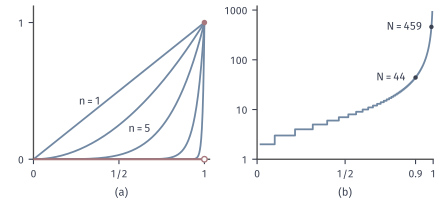

Write the Python code that produced this figure.
from pathlib import Path
import sys
ROOT = next(p for p in Path(__file__).resolve().parents if (p/"build.sh").is_file() and (p/"tex/book.tex").is_file())
sys.path.insert(0, str(ROOT/"figures/00-shared/mathematical-preliminaries-upper/00-shared/comprehension-figures"))
from support import figure, save, BLUE, GREEN, YELLOW, RED, PURPLE, INK, MUTED, GRID, BLUE_FILL, GREEN_FILL, YELLOW_FILL, RED_FILL, PURPLE_FILL
import numpy as np

# (a) x^n, n=1,2,5,20,100, and the pointwise limit; (b) N(x)=ceil(ln 0.01/ln x), smallest n with x^n<=0.01.
fig, axes = figure(width_mm=112, height_mm=52, ncols=2)
fig.set_layout_engine(None)
fig.subplots_adjust(left=.075, right=.985, top=.97, bottom=.22, wspace=.27)
a = axes[0]
x = np.linspace(0, 1, 1500)
for n in (1, 2, 5, 20, 100):
    a.plot(x, x**n, color=BLUE, lw=1.3, zorder=2)
a.plot([0, 1], [0, 0], color=RED, lw=1.5, zorder=3, solid_capstyle='butt', clip_on=False)
a.plot([1], [1], 'o', ms=4, color=RED, mew=0, zorder=4, clip_on=False)
a.plot([1], [0], 'o', ms=4, mfc='white', mec=RED, mew=1, zorder=5, clip_on=False)
for n, xp, yp in ((1, .33, .42), (5, .62, .22)):
    a.text(xp, yp, f'$n={n}$', color=INK, ha='center', va='center')
a.set_xlim(0, 1.03); a.set_ylim(0, 1.12); a.set_xticks([0, .5, 1]); a.set_xticklabels(['0', '1/2', '1']); a.set_yticks([0, 1])
b = axes[1]
xx = np.linspace(.02, .995, 4000)
N = np.maximum(1, np.ceil(np.log(.01)/np.log(xx)))
b.step(xx, N, where='post', color=BLUE, lw=1.3)
for t, m, va, dx in ((.9, 44, 'center', -.05), (.99, 459, 'center', -.05)):
    b.plot([t], [m], 'o', ms=3.2, color=INK, mew=0, zorder=4)
    b.text(t+dx, m, f'$N={m}$', ha='right', va=va, color=INK)
b.set_yscale('log'); b.set_xlim(0, 1.0); b.set_ylim(1, 1200); b.set_xticks([0, .5, .9, 1]); b.set_xticklabels(['0', '1/2', '0.9', '1']); b.set_yticks([1, 10, 100, 1000]); b.set_yticklabels(['1', '10', '100', '1000']); b.minorticks_off()
b.set_xlabel(''); 
for ax, s in zip(axes, '(a) (b)'.split()):
    ax.spines['left'].set_linewidth(.95); ax.spines['bottom'].set_linewidth(.95)
    q = ax.get_position(); fig.text((q.x0+q.x1)/2, .03, s, ha='center', va='bottom')
save(fig, Path(__file__).resolve().parent, 'figure', {'formula': 'x^n, N(x)=max(1,ceil(ln(0.01)/ln x))'})
